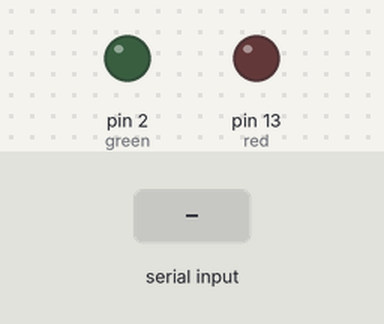
A sketch run on a simulated Arduino Uno, built with avr-gcc and run on an emulated ATmega328P. On the bench: output pins drawn as LEDs (lit = HIGH). The inputs (shaded band) are chosen by the test bench.

Above: at 1.2 s.
1.3 s: "g" received over Serial
At 2.5 s:
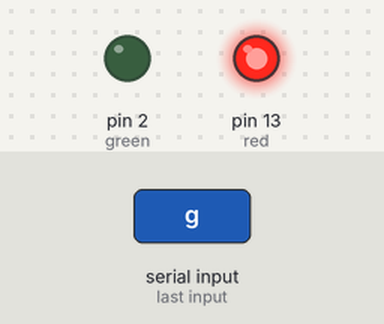
2.8 s: "b" received over Serial
At 3.7 s:
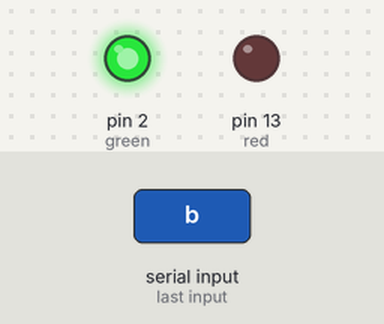
4.3 s: "r" received over Serial
At 4.8 s:
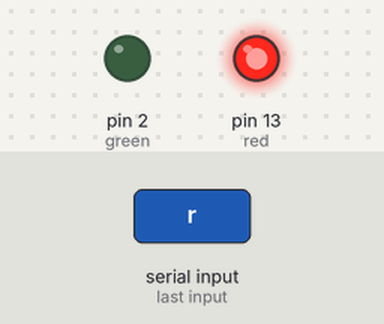
5.8 s: "l" received over Serial
At 7.2 s:
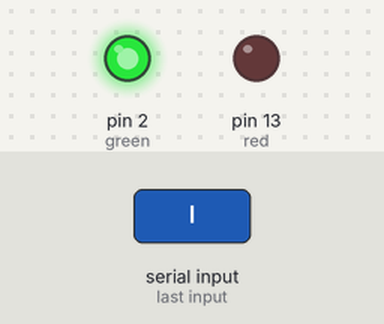
Timing chart, 0 to 8.3 s (numbered marks = the images above; inputs shaded):
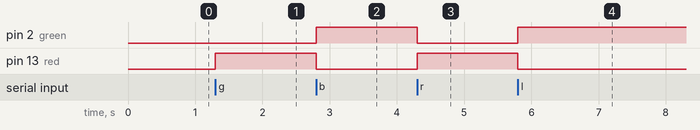

Measured:
- after the input at 1.3 s, pin 13 (red): LOW → HIGH at once
- after the input at 2.8 s, pin 2 (green): LOW → HIGH at once; pin 13 (red): HIGH → LOW at once
- after the input at 4.3 s, pin 2 (green): HIGH → LOW at once; pin 13 (red): LOW → HIGH at once
- after the input at 5.8 s, pin 2 (green): LOW → HIGH at once; pin 13 (red): HIGH → LOW at once

The sketch:

socket.ino
```cpp
int red = 13;
int green = 2;

void setup() {
  pinMode(red, OUTPUT);
  pinMode(green,OUTPUT);
  Serial.begin(9600);
}

void loop() {
  if (Serial.available()) {
    char val = Serial.read();
    if (val == 'g'| val =='r') {
      digitalWrite(red, HIGH);
      digitalWrite(green, LOW);
    }
    else if (val == 'b'|val=='l') {
      digitalWrite(green, HIGH);
      digitalWrite(red, LOW);
    }
    else if (val == 's') {
      digitalWrite(green, LOW);
      digitalWrite(red, LOW);
    }
  }
}
```
